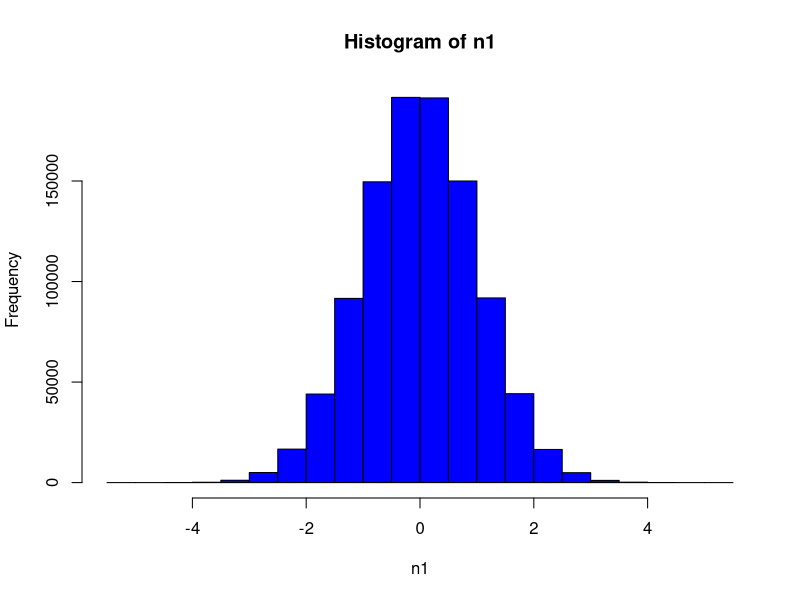
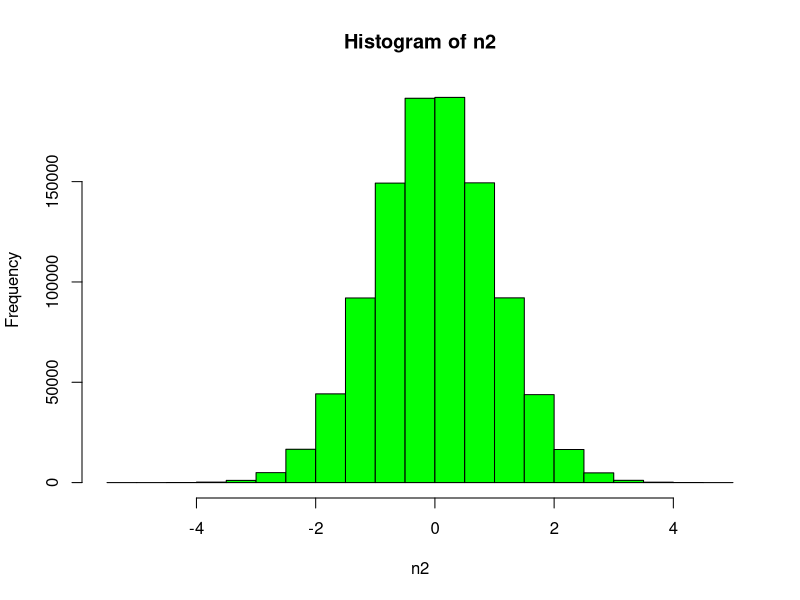
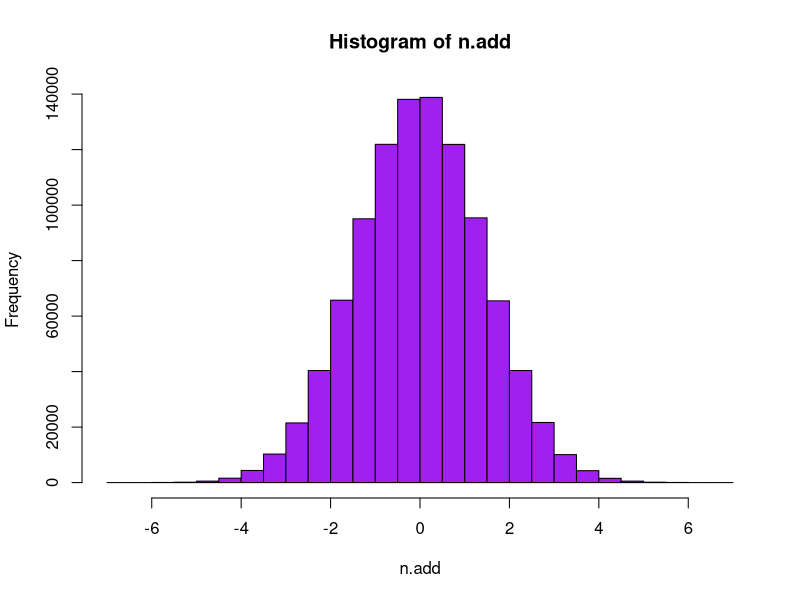
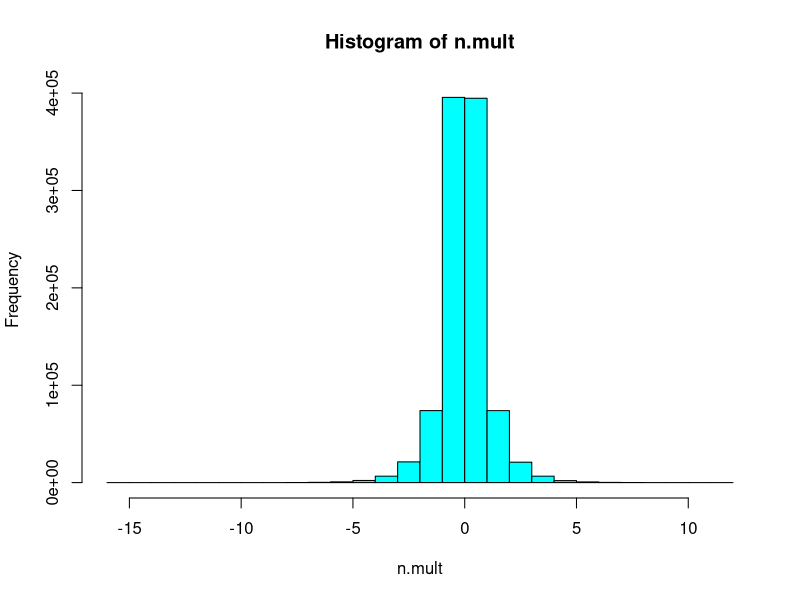

Recreate these plots in R, in order.
# Up and Running with R
# Ex04_02
# Computing new variables

# Create variable n1 with 1m random normal values
n = 1000000
n1 <- rnorm(n)
hist(n1, col = "blue")

# Create variable n2 with 1m random normal values
n2 <- rnorm(n)
hist(n2, col = "green")

# Average scores across two variables
n.add <- n1 + n2
hist(n.add, col = "purple")

# Multiply scores across two variables
n.mult <- n1 * n2
hist(n.mult, col = "cyan")

# install and load 'psych' package
install.packages('psych')
library('psych')

kurtosi(n1)      # -0.0012
kurtosi(n2)      # -0.0052
kurtosi(n.add)   # -0.0014
kurtosi(n.mult)  #  6.0381
